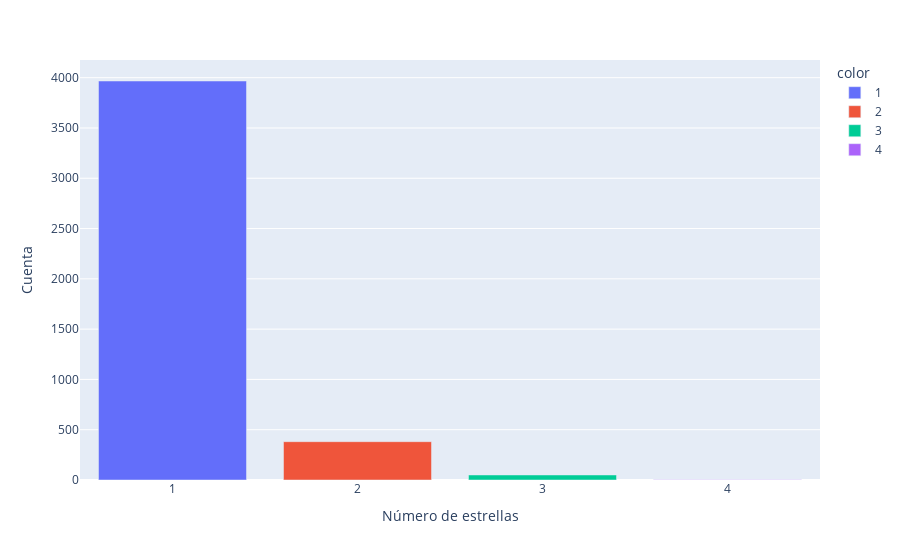

The notebook cell saved with this chart:
### Code cell
fig = px.bar(x = df['sy_snum'].value_counts().index, y = df['sy_snum'].value_counts(), color = df['sy_snum'].value_counts().index.astype(str), labels = {'x': 'Número de estrellas', 'y' : 'Cuenta'})
fig.update_xaxes(tickvals = [1,2,3,4])
fig.show()

### Figure 1 — Plotly figure (JSON) as saved in the notebook; plotly's stock layout.template omitted (floating-point values rounded to 4 significant figures)
{"data": [{"alignmentgroup": "True", "hovertemplate": "color=1<br>Número de estrellas=%{x}<br>Cuenta=%{y}<extra></extra>", "legendgroup": "1", "marker": {"color": "#636efa", "pattern": {"shape": ""}}, "name": "1", "offsetgroup": "1", "orientation": "v", "showlegend": true, "textposition": "auto", "type": "bar", "x": [1], "xaxis": "x", "y": [3967], "yaxis": "y"}, {"alignmentgroup": "True", "hovertemplate": "color=2<br>Número de estrellas=%{x}<br>Cuenta=%{y}<extra></extra>", "legendgroup": "2", "marker": {"color": "#EF553B", "pattern": {"shape": ""}}, "name": "2", "offsetgroup": "2", "orientation": "v", "showlegend": true, "textposition": "auto", "type": "bar", "x": [2], "xaxis": "x", "y": [381], "yaxis": "y"}, {"alignmentgroup": "True", "hovertemplate": "color=3<br>Número de estrellas=%{x}<br>Cuenta=%{y}<extra></extra>", "legendgroup": "3", "marker": {"color": "#00cc96", "pattern": {"shape": ""}}, "name": "3", "offsetgroup": "3", "orientation": "v", "showlegend": true, "textposition": "auto", "type": "bar", "x": [3], "xaxis": "x", "y": [50], "yaxis": "y"}, {"alignmentgroup": "True", "hovertemplate": "color=4<br>Número de estrellas=%{x}<br>Cuenta=%{y}<extra></extra>", "legendgroup": "4", "marker": {"color": "#ab63fa", "pattern": {"shape": ""}}, "name": "4", "offsetgroup": "4", "orientation": "v", "showlegend": true, "textposition": "auto", "type": "bar", "x": [4], "xaxis": "x", "y": [2], "yaxis": "y"}], "layout": {"autosize": true, "barmode": "relative", "legend": {"title": {"text": "color"}, "tracegroupgap": 0}, "margin": {"t": 60}, "xaxis": {"anchor": "y", "autorange": true, "domain": [0, 1], "range": [0.5, 4.5], "tickvals": [1, 2, 3, 4], "title": {"text": "Número de estrellas"}, "type": "linear"}, "yaxis": {"anchor": "x", "autorange": true, "domain": [0, 1], "range": [0, 4176.0], "title": {"text": "Cuenta"}, "type": "linear"}}}
